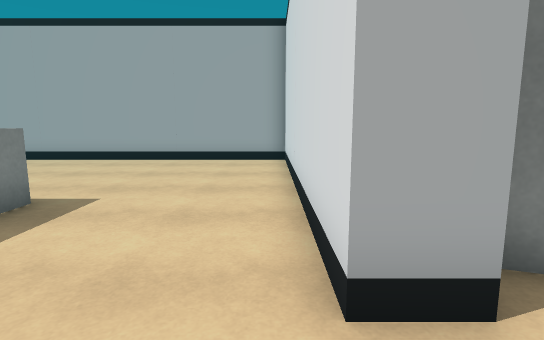
view 1 (above)

19 first-person views from a walk through a 3-D level made in the Unity game engine. The camera is 1.3 m above the floor, tilts 8° down and sees 80° across. The floor is counted in squares, 1 m on a side. Each view is taken from the middle of a square. On the plan, view 1 faces up. The plan holds only what a view shows up to about 14 squares ahead; the rest is blank. The place goes on beyond the plan. The player is left out. Door leaves are left out, so doorways stand open. Some surface patterns are stand-ins.

view 2
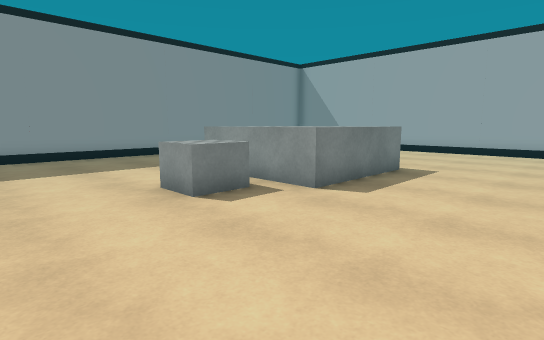

view 3
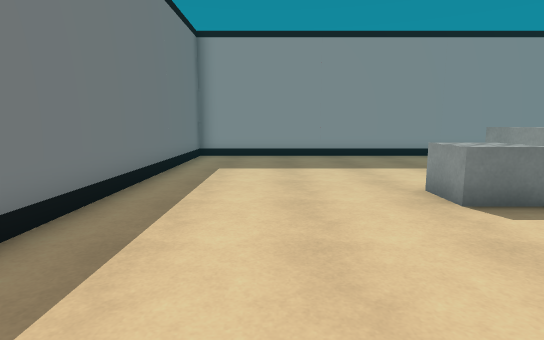

view 4
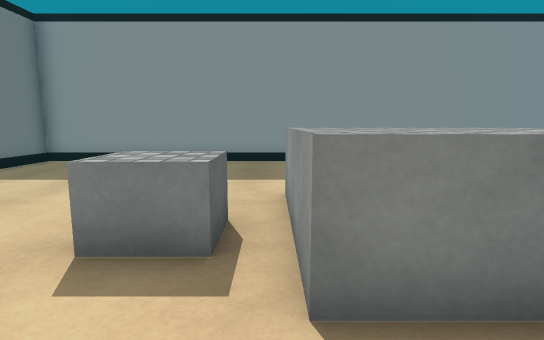

view 5
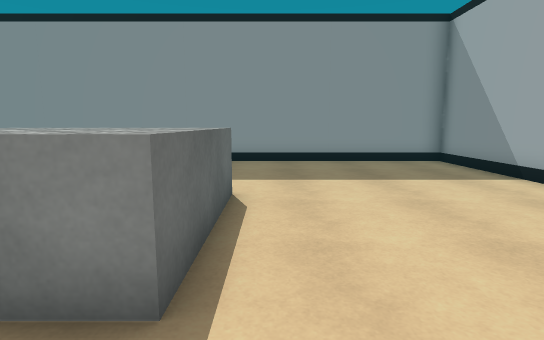

view 6
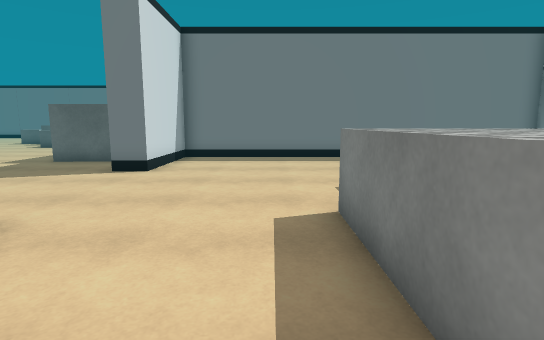

view 7
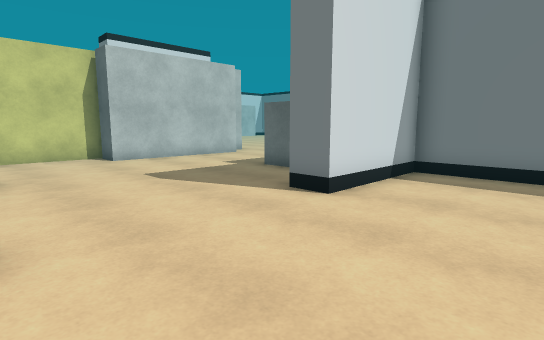

view 8
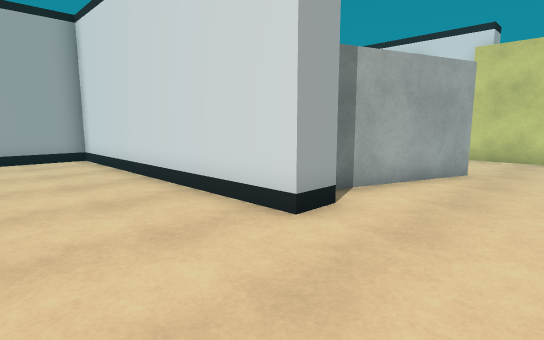

view 9
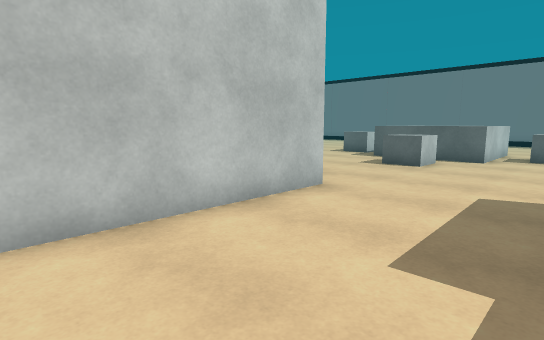

view 10
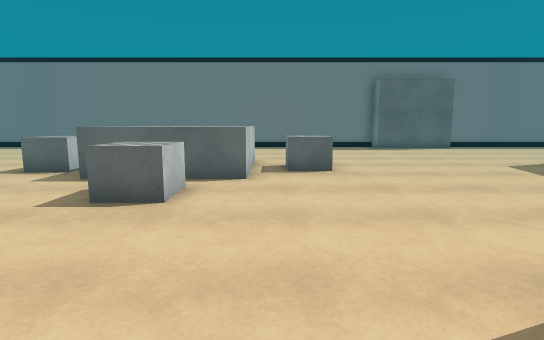

view 11
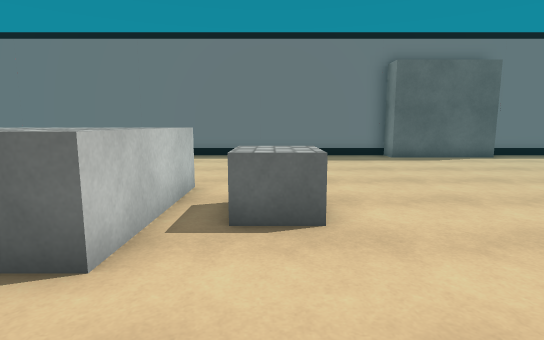

view 12
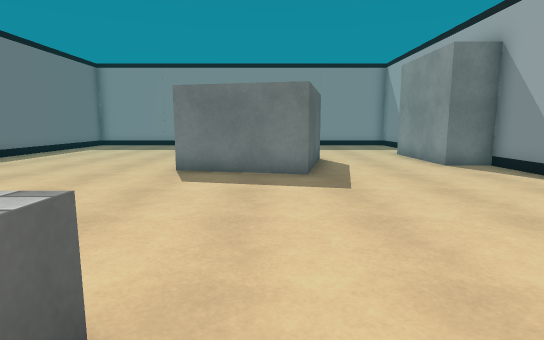

view 13
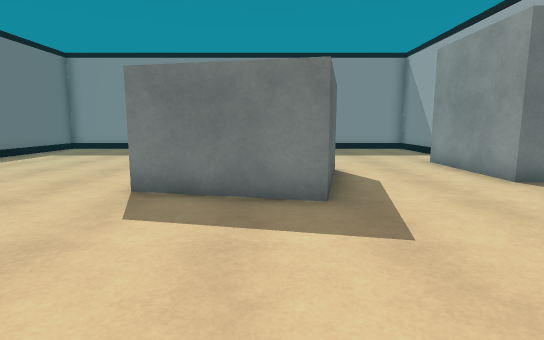

view 14
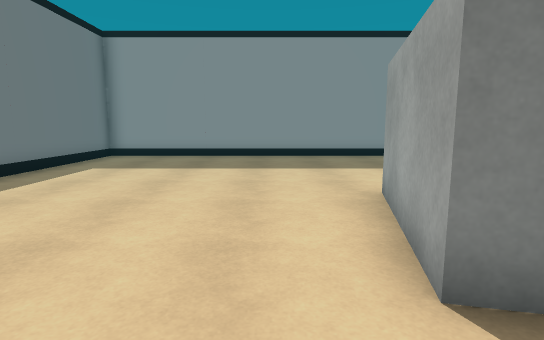

view 15
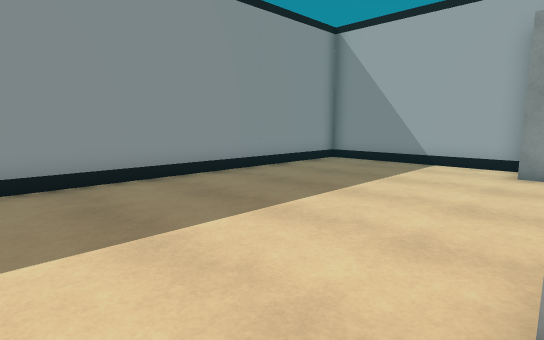

view 16
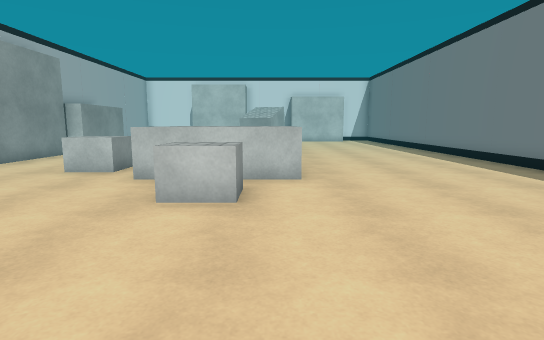

view 17
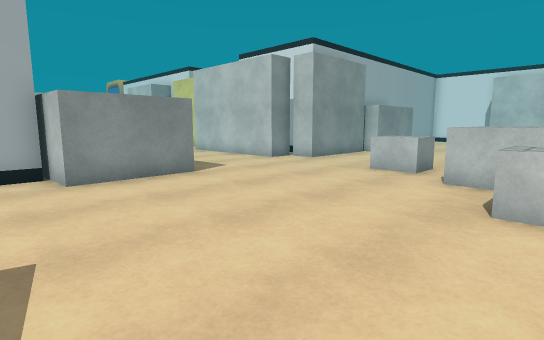

view 18
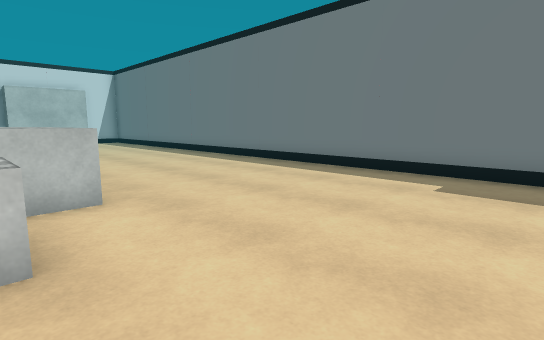

view 19
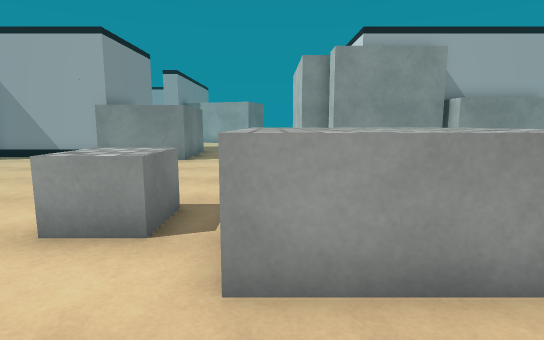

### Floor plan
Key: @ floor where view 1 was taken; # wall or solid block; . floor; D open door; ^ raised ledge; B block.
Columns run from 14 left of view 1 to 14 right of it. Each row starts with its distance up from view 1.
 12 ################
 11 #..............#
 10 #..............#
  9 #..............#
  8 #..............#
  7 #..............#
  6 #..............#
  5 #.....^^^^^....#
  4 #      ^^^^....#
  3 #     ^^^^^....####
  2 #..   ^^^^^....#..####...#
  1 #......^^^...............#
  0 #.......BB....@..........#
 -1 #.......BB.....D.........#
 -2 #..............D........##
 -3 #..............D.......##
 -4 #..............#.......#
 -5 #..............# ......#
 -6 #..............#####...#
 -7 #################  #...##
 -8 #################  #....#
 -9 #......#####....####....#####
-10 #..........................
-11 #.........................
-12 #......................BB..
-13 #......................BB...
-14 #........####..........BB...
-15 #.......    #.........^^^^...
-16 #.......    #......BB.^^^^.BB
-17 #.......#####......BB.^^^^ BB
-18 #.....................^^^^
-19 #.....................^^^^..
-20 #............................
-21 #............................
-22 #............................
-23 #............................
-24 #............................
-25 #..........#####.............
-26 ############   ##############

Where each view was taken, in squares from view 1:
view 1: 0 up, 0 right, facing up
view 2: 4 down, 0 right, facing up-left
view 3: 4 down, 0 right, facing left
view 4: 1 up, 2 left, facing left
view 5: 6 up, 2 left, facing left
view 6: 6 up, 3 left, facing down
view 7: 2 up, 3 left, facing down-right
view 8: 1 down, 3 left, facing up-right
view 9: 2 down, 5 right, facing down-right
view 10: 7 down, 7 right, facing down
view 11: 12 down, 6 right, facing down
view 12: 15 down, 7 right, facing left
view 13: 15 down, 4 right, facing left
view 14: 19 down, 0 right, facing left
view 15: 19 down, 6 left, facing up-left
view 16: 18 down, 0 right, facing right
view 17: 17 down, 0 right, facing up-right
view 18: 17 down, 2 right, facing down-right
view 19: 21 down, 8 right, facing up
